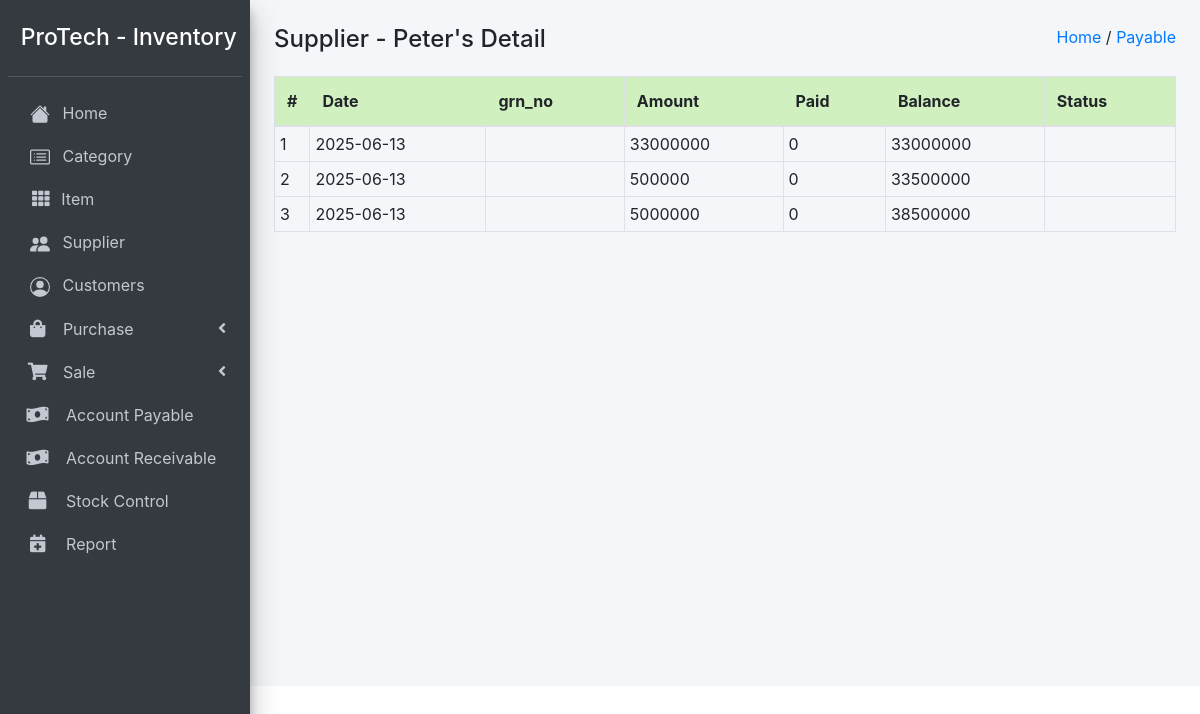
Before: /account_payable_detail.php?supplier_id=4004 with the older database file.
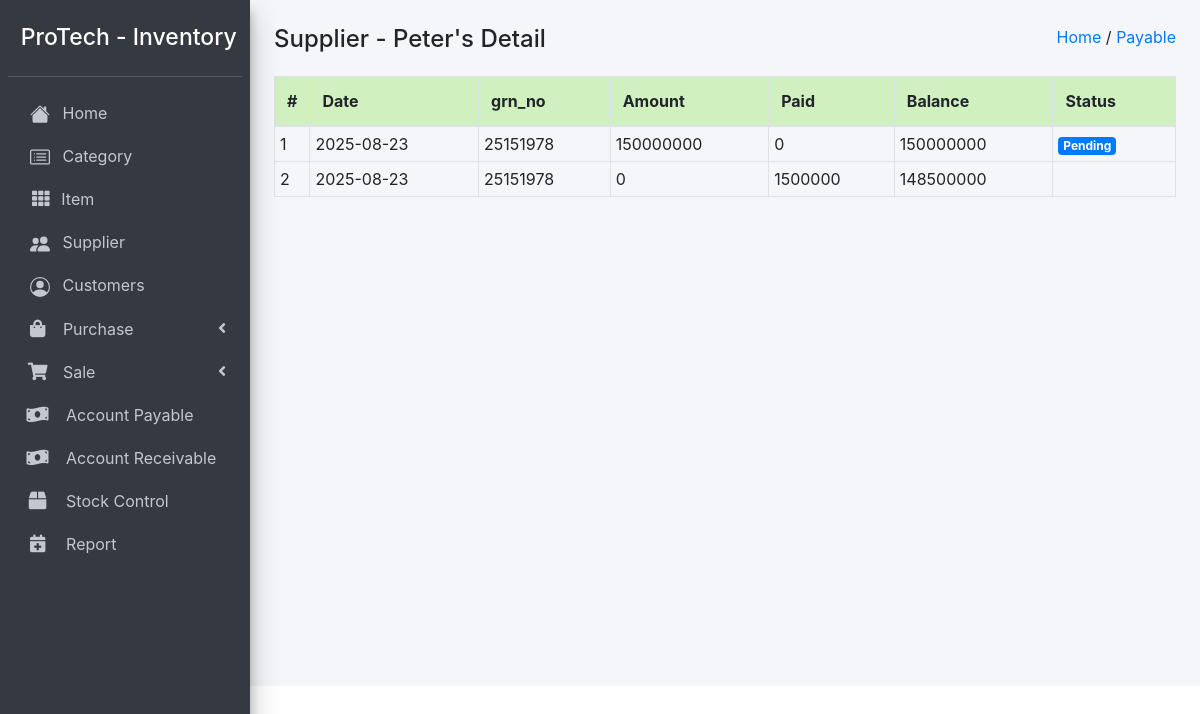
After: the same page with the newer database file.
### tables this page shows
CREATE TABLE `supplier` (
  `id` int(11) NOT NULL,
  `supplier_id` int(11) NOT NULL,
  `supplier_name` varchar(255) NOT NULL,
  `supplier_phone` int(11) NOT NULL,
  `supplier_address` varchar(255) NOT NULL
);

CREATE TABLE `payable` (
  `id` int(11) NOT NULL,
  `date` date NOT NULL,
  `grn_no` varchar(255) NOT NULL,
  `supplier_id` varchar(255) NOT NULL,
  `amount` int(11) NOT NULL,
  `paid` int(11) NOT NULL,
  `balance` int(11) NOT NULL,
  `purchase_id` int(11) NOT NULL,
  `asc_id` int(11) NOT NULL,
  `group_id` int(11) NOT NULL,
  `status` varchar(20) NOT NULL
);

### account_payable_detail.php (the view, shortened to what this page needs)
<?php
  require '../Config/config.php';
?>
<?php include 'header.php'; ?>
<?php
    $supplier_id = $_GET['supplier_id'];
    $payaplestmt = $pdo->prepare("SELECT * FROM payable WHERE supplier_id='$supplier_id' ORDER BY asc_id");
    $payaplestmt->execute();
    $payapledata = $payaplestmt->fetchAll();
    $supplierIdstmt = $pdo->prepare("SELECT * FROM supplier WHERE supplier_id='$supplier_id'");
    $supplierIdstmt->execute();
    $supplierIdResult = $supplierIdstmt->fetch(PDO::FETCH_ASSOC);
 ?>
<div class="col-md-12 px-4 mt-4">
  <div class="d-flex justify-content-between">
    <div>
      <h4>Supplier - <?php echo $supplierIdResult['supplier_name']; ?>'s Detail</h4>
    </div>
    <div>
      <a href="index.php">
        Home
      </a>
      /
      <a href="account_payable.php">
          Payable
      </a>
    </div>
  </div>
  <div class="" style="margin-top:-10px;">
    <table class="table table-bordered mt-4 table-hover">
      <thead class="custom-thead">
        <tr>
          <th style="width: 10px">#</th>
          <th>Date</th>
          <th>grn_no</th>
          <th>Amount</th>
          <th>Paid</th>
          <th>Balance</th>
          <th>Status</th>
        </tr>
      </thead>
      <tbody>
        <?php
          if ($payapledata) {
            $id = 1;
            foreach ($payapledata as $value) {
         ?>
        <tr data-bs-toggle="modal" data-bs-target="#myModal<?php echo $value['id']; ?>">
          <td><?php echo $id; ?></td>
          <td><?php echo $value['date'];?></td>
          <td><?php if(str_contains($value['grn_no'], "PR")){ echo $value['grn_no']; ?><span class="badge badge-primary ms-2">Purchase Return</span><?php }else{ echo $value['grn_no']; } ?></td>
          <td><?php echo $value['amount'];?></td>
          <td><?php echo $value['paid'];?></td>
          <td><?php echo $value['balance'];?></td>
          <td><span class="badge <?php if($value['status'] == 'paid'){ echo "badge-success"; }else{ echo "badge-primary"; } ?>"><?php echo $value['status'];?></span></td>
        </tr>
        <?php
          $id++;
            }
          }
         ?>
      </tbody>
    </table>
  </div>
</div>

Changed rows visible on the page:
removed payable: date "2025-06-13", amount "33000000", paid "0", balance "33000000"
removed payable: date "2025-06-13", amount "500000", paid "0", balance "33500000"
removed payable: date "2025-06-13", amount "5000000", paid "0", balance "38500000"
added payable: date "2025-08-23", grn_no "25151978", amount "150000000", paid "0", balance "150000000", status "Pending"
added payable: date "2025-08-23", grn_no "25151978", amount "0", paid "1500000", balance "148500000"
